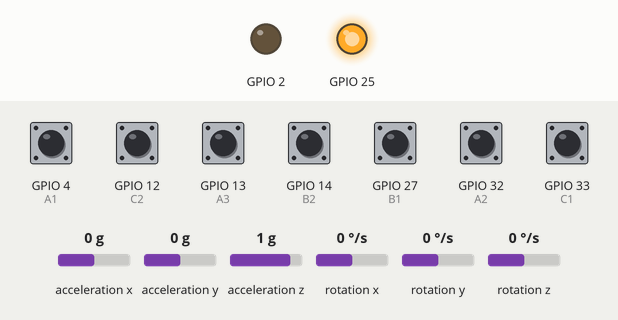
Bench run of a program on a simulated ESP32. Parts: output pins drawn as LEDs (lit = HIGH). The test bench sets the inputs (shaded band); at power-on: GPIO 4 (A1), GPIO 12 (C2), GPIO 13 (A3), GPIO 14 (B2), GPIO 27 (B1), GPIO 32 (A2), GPIO 33 (C1) HIGH, acceleration x 0 g, acceleration y 0 g, acceleration z 1 g, rotation x 0 °/s, rotation y 0 °/s, rotation z 0 °/s. EEPROM starts erased; USB keyboard and mouse output is not drawn.

Above: at 0.3 s.
At 10.2 s:
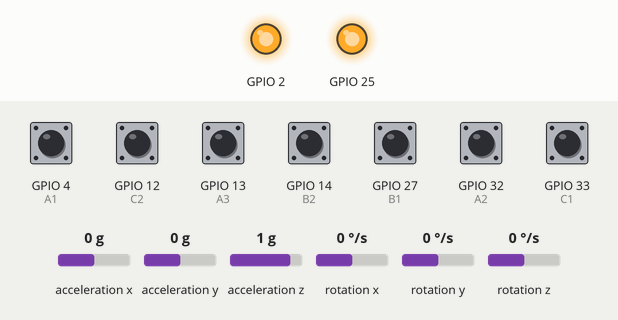
At 20.2 s:
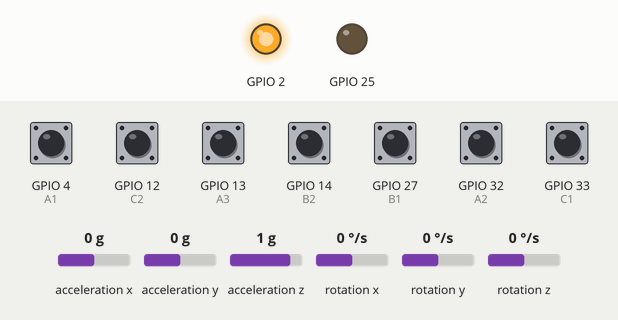
Timing chart, 0 to 23.1 s (numbered marks = the images above):
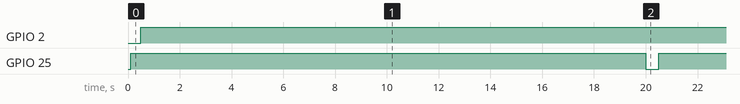

The program:

main.cpp
```cpp
// * Libraries
#include "I2Cdev.h"
#include "MPU6050_6Axis_MotionApps20.h"
#include "Wire.h"
#include <Arduino.h>
#include <BleMouse.h>
#include <Preferences.h>

// *  Glove pin definition
#define A1 T0 // Left click
#define A2 T9 // Back
#define A3 T4 // Foward
#define B1 T7 // Right click
#define B2 T6 // Middle click
#define C1 T8 // Scroll (special)
#define C2 T5 // Config (special)

// Glove| Tpin | GPIO | Mouse
// A1   | T3   | 15   | Left
// A2   | T7   | 13   | Back
// A3   | T8   | 12   | Foward
// B1   | T9   | 14   | Right
// B2   | T6   | 27   | Middle
// C1   | T4   | 33   | Scroll (special)
// C2   | T5   | 32   | Config (special)

// Objects to handle the MPU and Mouse
MPU6050 mpu; // MPU6050 object
BleMouse bleMouse("Glouse", "gabu", 100);
Preferences preferences;

bool blinkState = false; // State of the LED on pin 13
bool isMPUReady = false;
bool isConfigMode = false;
bool configTogglePressed = false;
bool configLockPressed = false;
unsigned long ledBlinkTimer = 0;

enum MovementLockMode {
   MOVEMENT_UNLOCKED,
   LOCK_X_MOVEMENT,
   LOCK_Y_MOVEMENT,
};

MovementLockMode movementLockMode = MOVEMENT_UNLOCKED;

const int LoopTimer = 20;                            // Time (in ms) to wait between each loop in the main loop
const int MPUTaskDelay = 25;                         // Time (in ms) to wait between each loop in the MPU task
const int smoothTimer = 200;                         // Time (in ms) to smooth the rotation
const int smoothCycles = smoothTimer / MPUTaskDelay; // Number of cycles to smooth the rotation
const float movementConfigStep = 0.05;
const char *preferencesNamespace = "glouse";
const char *xConfigKey = "x_cfg_mult";
const char *yConfigKey = "y_cfg_mult";

int minLoopTimer = 0;            // Timer to ensure the loop runs at a minimum rate
unsigned long pin25LowTimer = 0; // Timer for the last LOW pulse start on GPIO 25
bool pin25IsLow = false;         // Tracks whether GPIO 25 is currently in the LOW pulse window

typedef struct TouchReadings {
   bool A1;
   bool A2;
   bool A3;
   bool B1;
   bool B2;
   bool C1;
   bool C2;
} TouchReadings;

TouchReadings touchedButtons = {false}; // Stores whether each touch button is touched

const unsigned long pin25LowInterval = 20000; // Time (in ms) between each GPIO 25 low write
const unsigned long pin25LowDuration = 500;   // Time (in ms) to keep GPIO 25 LOW

float
    pointerSensitivity = 0.5, // Sensitivity of the pointer
    scrollSensitivity = 0.05, // Sensitivity of the scroll
    xFreeModeMultiplier = 1.0,
    yFreeModeMultiplier = 1.0,
    xScreenMovementMultiplier = 1.9,
    yScreenMovementMultiplier = 0.9,
    currentPR[2] = {0}, // [pitch, roll]       array to store the calculated pitch and roll
    previousPR[2] = {0} // [pitch, roll]       array to store the previous pitch and roll angles
;

void saveMovementConfig() {
   preferences.putFloat(xConfigKey, xFreeModeMultiplier);
   preferences.putFloat(yConfigKey, yFreeModeMultiplier);
}

void loadMovementConfig() {
   xFreeModeMultiplier = preferences.getFloat(xConfigKey, xFreeModeMultiplier);
   yFreeModeMultiplier = preferences.getFloat(yConfigKey, yFreeModeMultiplier);
}

// Task to handle the MPU
TaskHandle_t MPUTaskHandler = NULL;
void MPUTask(void *pvParameters) {

   // Variables to control and handle the MPU
   bool dmpReady = false;  // set true if DMP init was successful
   uint8_t fifoBuffer[64]; // FIFO storage buffer
   float ypr[3];           // [yaw, pitch, roll]   yaw/pitch/roll container and gravity vector
   Quaternion q;           // [w, x, y, z]         quaternion container
   VectorFloat gravity;    // [x, y, z]            gravity vector

   // Variables to control and handle the rotation
   float avgPR[2] = {0};                                 // [pitch, roll]        array to store the average pitch and roll
   float offsetPR[2] = {0};                              // [pitch, roll]       array to store the offset pitch and roll
   float rotationSmootherArray[(smoothCycles)][2] = {0}; // [pitch, roll] array to store the last X values of pitch and roll to calculate and smooth the rotation
   int rotationSmootherIndex = 0;                        // Index to store the current value of the rotationSmootherArray

   // Variables to control the task and time
   const TickType_t taskDelay = MPUTaskDelay / portTICK_PERIOD_MS;
   TickType_t lastExecutionTime = xTaskGetTickCount();
   int timer = 0;

   // Initialize the Wire library and set the clock to 400kHz
   Wire.begin();
   Wire.setClock(400000);

   // Initialize the MPU and set the offsets
   mpu.initialize();
   int devStatus = mpu.dmpInitialize();
   mpu.setXGyroOffset(1803); // 1803
   mpu.setYGyroOffset(1437); // 1437
   mpu.setZGyroOffset(1755); // 1755
   mpu.setZAccelOffset(22);  // 22

   if (devStatus == 0) {
      // Calibration of the MPU
      mpu.CalibrateAccel(10);
      mpu.CalibrateGyro(10);

      mpu.setDMPEnabled(true);

      digitalWrite(2, HIGH);

      dmpReady = true;
      isMPUReady = true;
   } else {
      vTaskDelete(NULL);
   }

   // Main loop to handle the MPU, only when the DMP is ready
   while (dmpReady) {
      // Wait for the next cycle
      vTaskDelayUntil(&lastExecutionTime, taskDelay);

      // Read the FIFO buffer
      if (mpu.dmpGetCurrentFIFOPacket(fifoBuffer)) {

         // Get the ypr by the quaternion and gravity
         mpu.dmpGetQuaternion(&q, fifoBuffer);
         mpu.dmpGetGravity(&gravity, &q);
         mpu.dmpGetYawPitchRoll(ypr, &q, &gravity);

         // Loop to handle the smoothing of the rotation
         for (int i = 0; i <= 1; i++) {
            // Convert the angle to degrees (0-360) and store it in the array
            rotationSmootherArray[rotationSmootherIndex][i] = (ypr[i + 1] * 180 / M_PI) + 180;

            // Calculate the average of the last X values of the rotation
            for (int j = 0; j < (smoothCycles); j++)
               avgPR[i] += rotationSmootherArray[j][i];

            // Store the average value of the rotation and account for the last read value
            avgPR[i] = avgPR[i] / ((smoothCycles) + 1);

            // If the user is touching the C2 button, set the offset to the current value
            if (touchRead(C2) < 20) offsetPR[i] = avgPR[i];

            // Calculate the final value of the rotation
            currentPR[i] = avgPR[i] - offsetPR[i];
         }

         // Reset the average value of the rotation
         rotationSmootherIndex = (rotationSmootherIndex + 1) % (smoothCycles);
      }
   }
}

void setup() {
   preferences.begin(preferencesNamespace, false);
   loadMovementConfig();

   // Creating the task to handle the MPU
   xTaskCreatePinnedToCore(MPUTask, "MPUTask", 20000, NULL, 1, &MPUTaskHandler, 1);

   delay(100);

   // Initialize the BLE Mouse
   bleMouse.begin();

   pinMode(2, OUTPUT);
   pinMode(25, OUTPUT);
   digitalWrite(25, HIGH);
}

// * Struct to handle the mouse buttons
typedef struct MouseButton {
   int mouseButton; // Mouse button to press or release
   bool pressed;    // State of the mouse button
} MouseButton;

// Delaration of mouse clicks
MouseButton mouseButtons[5] = {
    {   MOUSE_LEFT, false},
    {MOUSE_FORWARD, false},
    {   MOUSE_BACK, false},
    {  MOUSE_RIGHT, false},
    { MOUSE_MIDDLE, false},
};

void readTouchPins() {
   touchedButtons.A1 = touchRead(A1) < 20;
   touchedButtons.A2 = touchRead(A2) < 20;
   touchedButtons.A3 = touchRead(A3) < 20;
   touchedButtons.B1 = touchRead(B1) < 20;
   touchedButtons.B2 = touchRead(B2) < 20;
   touchedButtons.C1 = touchRead(C1) < 20;
   touchedButtons.C2 = touchRead(C2) < 20;
}

bool isMouseButtonTouched(int index) {
   switch (index) {
   case 0:
      return touchedButtons.A1;
   case 1:
      return touchedButtons.A2;
   case 2:
      return touchedButtons.A3;
   case 3:
      return touchedButtons.B1;
   case 4:
      return touchedButtons.B2;
   default:
      return false;
   }
}

void keepBatteryAlivePinOn() {
   unsigned long currentTime = millis();

   if (!pin25IsLow && currentTime - pin25LowTimer >= pin25LowInterval) {
      digitalWrite(25, LOW);
      pin25IsLow = true;
      pin25LowTimer = currentTime;
   }

   if (pin25IsLow && currentTime - pin25LowTimer >= pin25LowDuration) {
      digitalWrite(25, HIGH);
      pin25IsLow = false;
   }
}

void toggleConfigMode() {
   bool wasConfigMode = isConfigMode;
   isConfigMode = !isConfigMode;
   movementLockMode = MOVEMENT_UNLOCKED;

   if (!wasConfigMode && isConfigMode) {
      for (int i = 0; i < 5; i++) {
         if (mouseButtons[i].pressed) {
            bleMouse.release(mouseButtons[i].mouseButton);
            mouseButtons[i].pressed = false;
         }
      }
   }

   if (wasConfigMode && !isConfigMode) saveMovementConfig();

   if (isConfigMode) {
      blinkState = true;
      ledBlinkTimer = millis();
      digitalWrite(2, HIGH);
   } else {
      digitalWrite(2, HIGH);
      blinkState = false;
   }
}

void handleConfigMode() {
   unsigned long currentTime = millis();

   if (currentTime - ledBlinkTimer >= 1000) {
      blinkState = !blinkState;
      ledBlinkTimer = currentTime;
      digitalWrite(2, blinkState ? HIGH : LOW);
   }

   if (touchedButtons.A1 && xFreeModeMultiplier < 5.0) xFreeModeMultiplier += movementConfigStep;
   if (touchedButtons.B1 && xFreeModeMultiplier > 0.5) xFreeModeMultiplier -= movementConfigStep;
   if (touchedButtons.A2 && yFreeModeMultiplier < 5.0) yFreeModeMultiplier += movementConfigStep;
   if (touchedButtons.A3 && yFreeModeMultiplier > 0.5) yFreeModeMultiplier -= movementConfigStep;

   if (touchedButtons.B2 && !configLockPressed) {
      if (movementLockMode == MOVEMENT_UNLOCKED) movementLockMode = LOCK_X_MOVEMENT;
      else if (movementLockMode == LOCK_X_MOVEMENT) movementLockMode = LOCK_Y_MOVEMENT;
      else movementLockMode = MOVEMENT_UNLOCKED;
   }

   configLockPressed = touchedButtons.B2;
}

void handleMouseConnection() {
   bool isConfigTogglePressed = touchedButtons.C1 && touchedButtons.C2;

   if (!isMPUReady) {
      configTogglePressed = isConfigTogglePressed;
      return;
   }

   if (isConfigTogglePressed && !configTogglePressed) toggleConfigMode();

   configTogglePressed = isConfigTogglePressed;

   if (isConfigMode) handleConfigMode();
   else configLockPressed = false;
}

void handleConnectedMouse() {
   // Don't move the mouse if the user is touching the C2 button
   if (!touchedButtons.C2) {
      float deltaXMovement = currentPR[0] - previousPR[0];
      float deltaYMovement = currentPR[1] - previousPR[1];

      float deltaX = deltaXMovement * xFreeModeMultiplier * xScreenMovementMultiplier * pointerSensitivity * LoopTimer;
      float deltaY = deltaYMovement * yFreeModeMultiplier * yScreenMovementMultiplier * pointerSensitivity * LoopTimer;

      if (movementLockMode == LOCK_X_MOVEMENT) deltaX = 0;
      else if (movementLockMode == LOCK_Y_MOVEMENT) deltaY = 0;

      // Wheel when C1 is touched
      if (touchedButtons.C1) bleMouse.move(0, 0, -deltaYMovement * scrollSensitivity * LoopTimer, -deltaXMovement * scrollSensitivity * LoopTimer);
      else bleMouse.move(deltaX, deltaY, 0, 0); // Mouse Pointer
   }

   // After moving the mouse, store the previous values of the pitch and roll.
   previousPR[0] = currentPR[0];
   previousPR[1] = currentPR[1];

   if (isConfigMode) return;

   // Code for mouse buttons
   for (int i = 0; i < 5; i++) {
      bool isTouched = isMouseButtonTouched(i);

      // Check if the button is pressed or released, and send the corresponding command
      if (!isTouched && mouseButtons[i].pressed) {
         bleMouse.release(mouseButtons[i].mouseButton);
         mouseButtons[i].pressed = false;
      } else if (isTouched && !mouseButtons[i].pressed) {
         bleMouse.press(mouseButtons[i].mouseButton);
         mouseButtons[i].pressed = true;
      }
   }
}

void loop() {
   readTouchPins();

   keepBatteryAlivePinOn();

   handleMouseConnection();

   if (bleMouse.isConnected()) handleConnectedMouse();

   // Ensure the loop runs at a minimum rate
   if (millis() - minLoopTimer < LoopTimer) delay(LoopTimer - (millis() - minLoopTimer));
   minLoopTimer = millis();
}
```

Measured:
- by itself, GPIO 2: LOW → HIGH at 0.50 s
- by itself, GPIO 25: alternates HIGH for 19.5 s and LOW for 0.50 s
